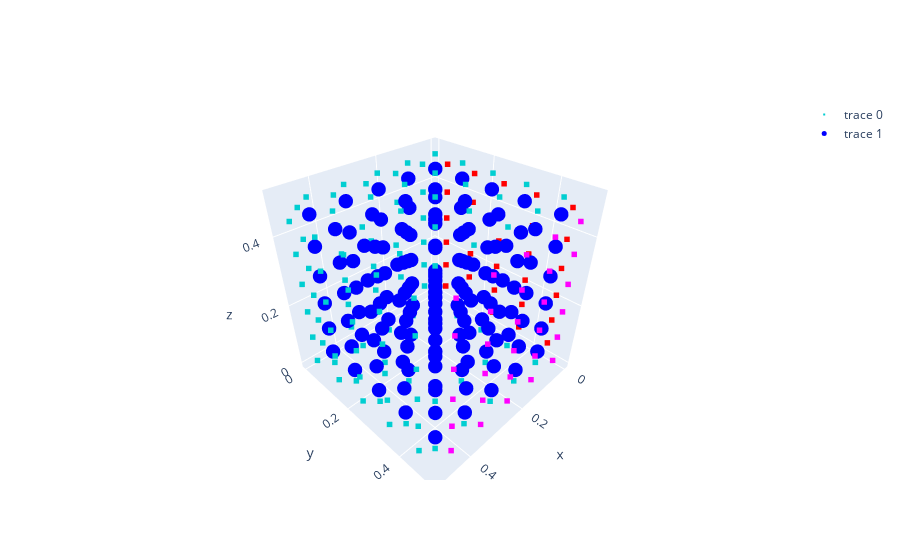

The notebook cell this image was saved under:
### Code cell
malla.draw()

### Figure 1 — Plotly figure (JSON) as saved in the notebook; plotly's stock layout.template omitted (floating-point values rounded to 4 significant figures; data arrays with more than 128 entries replaced by an {"elided": "..."} marker saying what was removed)
{"data": [{"marker": {"color": {"elided": "170 str values"}, "size": 2, "symbol": "square"}, "mode": "markers", "type": "scatter3d", "x": {"elided": "170 float values"}, "y": {"elided": "170 float values"}, "z": {"elided": "170 float values"}}, {"marker": {"color": "blue", "size": 5}, "mode": "markers", "type": "scatter3d", "x": {"elided": "150 float values"}, "y": {"elided": "150 float values"}, "z": {"elided": "150 float values"}}], "layout": {}}
